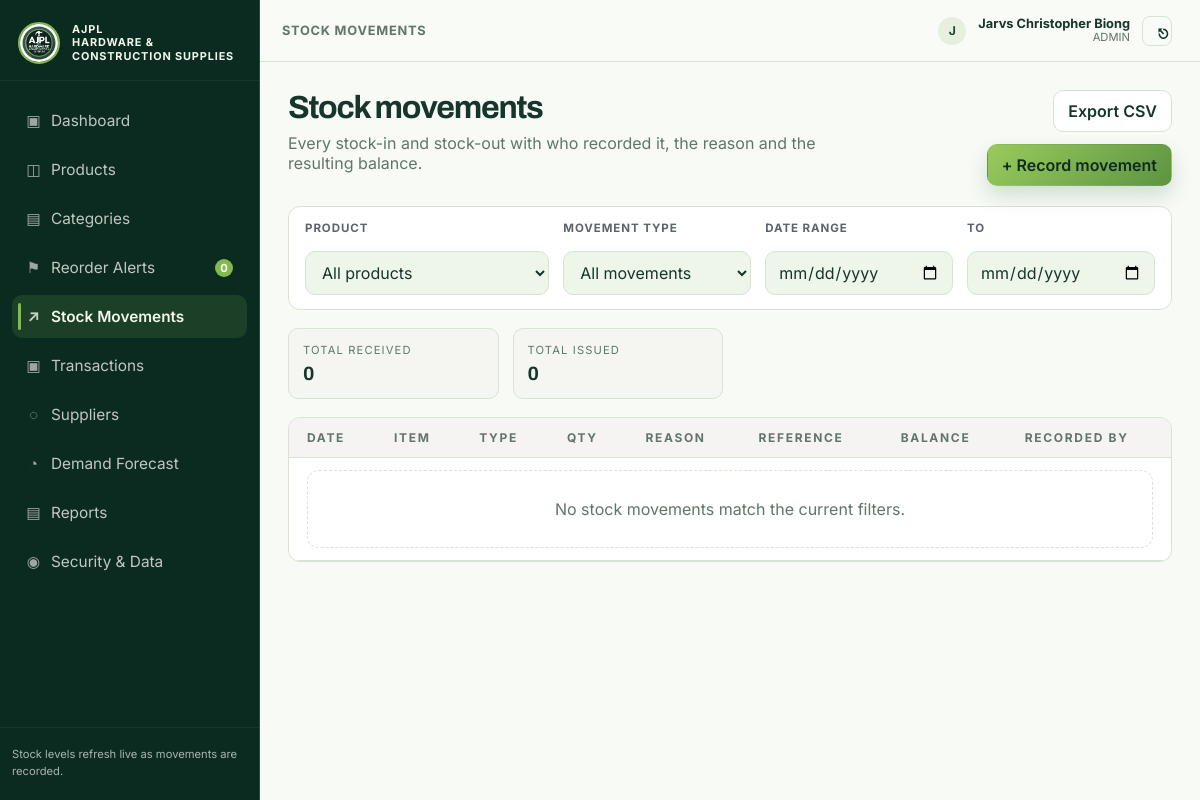
Page /stock_movements.php (signed in) on the committed database.
### tables this page shows
CREATE TABLE IF NOT EXISTS users (
  id INT AUTO_INCREMENT PRIMARY KEY,
  name VARCHAR(120) NOT NULL,
  username VARCHAR(80) NOT NULL UNIQUE,
  email VARCHAR(120) NOT NULL,
  password_hash VARCHAR(255) NOT NULL,
  role ENUM('admin','staff') NOT NULL DEFAULT 'staff',
  created_at DATETIME NOT NULL DEFAULT CURRENT_TIMESTAMP
);

### includes/functions.php (called while the page is built, shortened)
<?php
function db(): PDO
{
    global $pdo;
    return $pdo;
}
function e($value): string
{
    return htmlspecialchars((string) $value, ENT_QUOTES, 'UTF-8');
}
function get_sidebar_badge_count(): int
{
    $stmt = db()->query('SELECT COUNT(*) AS c FROM products WHERE on_hand <= reorder_level');
    $row = $stmt->fetch();
    return (int) ($row['c'] ?? 0);
}

### includes/auth.php (called while the page is built, shortened)
<?php
if (!function_exists('inventory_get_current_user')) {
    function inventory_get_current_user(): ?array
    {
        $stmt = db()->prepare('SELECT * FROM users WHERE id = ? LIMIT 1');
        $stmt->execute([$_SESSION['user_id']]);
        return $stmt->fetch() ?: null;
    }
}

### stock_movements.php (the view, shortened to what this page needs)
<?php
$productFilter = (int) ($_GET['product'] ?? 0);
$typeFilter = $_GET['type'] ?? 'all';
$fromFilter = $_GET['from'] ?? '';
$toFilter = $_GET['to'] ?? '';
$where = ['1=1'];
$params = [];
$sql = 'SELECT sm.*, p.name AS product_name, p.unit FROM stock_movements sm LEFT JOIN products p ON p.id = sm.product_id WHERE ' . implode(' AND ', $where) . ' ORDER BY sm.created_at DESC';
$stmt = db()->prepare($sql);
$stmt->execute($params);
$movements = $stmt->fetchAll();
$receivedTotal = 0; $issuedTotal = 0;
$user = inventory_get_current_user();
?><!DOCTYPE html>
<html lang="en">
<head>
  <link rel="stylesheet" href="assets/css/style.css" />
</head>
<body>
  <div class="app-shell">
    <aside class="sidebar">
      <div class="brand-row"><img class="brand-mark" src="assets/images/ajpl-logo.png" alt="AJPL Hardware and Construction Supplies"><div class="brand-copy">AJPL<br>Hardware &amp; Construction Supplies</div></div>
      <nav class="sidebar-nav">
        <a class="nav-link" href="dashboard.php"><span class="icon">▣</span>Dashboard</a>
        <a class="nav-link" href="products.php"><span class="icon">◫</span>Products</a>
        <a class="nav-link" href="categories.php"><span class="icon">▤</span>Categories</a>
        <a class="nav-link" href="reorder_alerts.php"><span class="icon">⚑</span>Reorder Alerts <span class="nav-badge"><?= e(get_sidebar_badge_count()) ?></span></a>
        <a class="nav-link active" href="stock_movements.php"><span class="icon">↗</span>Stock Movements</a>
        <a class="nav-link" href="transactions.php"><span class="icon">▣</span>Transactions</a>
        <a class="nav-link" href="suppliers.php"><span class="icon">◌</span>Suppliers</a>
        <a class="nav-link" href="demand_forecast.php"><span class="icon">◔</span>Demand Forecast</a>
        <a class="nav-link" href="reports.php"><span class="icon">▤</span>Reports</a>
        <a class="nav-link" href="security.php"><span class="icon">◉</span>Security &amp; Data</a>
      </nav>
      <div class="sidebar-footer">Stock levels refresh live as movements are recorded.</div>
    </aside>
    <main class="main-panel">
      <header class="topbar">
        <div class="page-title">Stock movements</div>
        <div class="user-box">
          <div class="user-avatar"><?= strtoupper(substr($user['name'], 0, 1)) ?></div>
          <div class="user-meta"><strong><?= e($user['name']) ?></strong><small><?= e(strtoupper($user['role'])) ?></small></div>
          <a class="btn icon-btn" href="logout.php" title="Logout">⎋</a>
        </div>
      </header>
      <div class="content">
        <div class="page-head">
          <div class="head-left"><h1>Stock movements</h1><p>Every stock-in and stock-out with who recorded it, the reason and the resulting balance.</p></div>
          <div class="header-actions">
            <a href="stock_movements.php?export=1&product=<?= e($productFilter) ?>&type=<?= e($typeFilter) ?>&from=<?= e($fromFilter) ?>&to=<?= e($toFilter) ?>" class="btn">Export CSV</a>
            <button class="btn btn-primary" data-open-modal="movementModal">+ Record movement</button>
          </div>
        </div>
        <div class="filter-panel" style="grid-template-columns: 1.3fr 1fr 1fr 1fr;">
          <div class="field-wrap search-box">
            <label>Product</label>
            <form method="get" action="stock_movements.php" style="display:block;">
              <select class="form-control" name="product" onchange="this.form.submit()">
                <option value="0">All products</option>
              </select>
            </form>
          </div>
          <div class="field-wrap">
            <label>Movement type</label>
            <form method="get" action="stock_movements.php" style="display:block;">
              <select class="form-control" name="type" onchange="this.form.submit()">
                <option value="all" <?= ($typeFilter === 'all' || $typeFilter === '') ? 'selected' : '' ?>>All movements</option>
              </select>
            </form>
          </div>
          <div class="field-wrap">
            <label>Date range</label>
            <form method="get" action="stock_movements.php" style="display:block;">
              <input class="form-control" type="date" name="from" value="<?= e($fromFilter) ?>" onchange="this.form.submit()">
            </form>
          </div>
          <div class="field-wrap">
            <label>To</label>
            <form method="get" action="stock_movements.php" style="display:block;">
              <input class="form-control" type="date" name="to" value="<?= e($toFilter) ?>" onchange="this.form.submit()">
            </form>
          </div>
        </div>
        <div class="kpi-inline" style="margin-bottom:18px;">
          <div class="small-stats"><span class="k">Total received</span><span class="v"><?= e($receivedTotal) ?></span></div>
          <div class="small-stats"><span class="k">Total issued</span><span class="v"><?= e($issuedTotal) ?></span></div>
        </div>
        <div class="table-card">
          <table>
            <thead>
              <tr>
                <th>Date</th>
                <th>Item</th>
                <th>Type</th>
                <th>Qty</th>
                <th>Reason</th>
                <th>Reference</th>
                <th>Balance</th>
                <th>Recorded by</th>
              </tr>
            </thead>
            <tbody>
              <?php if (!$movements): ?>
                <tr><td colspan="8"><div class="empty-state">No stock movements match the current filters.</div></td></tr>
              <?php endif; ?>
            </tbody>
          </table>
        </div>
      </div>
    </main>
  </div>
</body>
</html>

### rows in the picture
users: name "J", name "Jarvs Christopher Biong", role "ADMIN"

### other values in the picture
get_sidebar_badge_count() "0"
$receivedTotal "0"
$issuedTotal "0"
